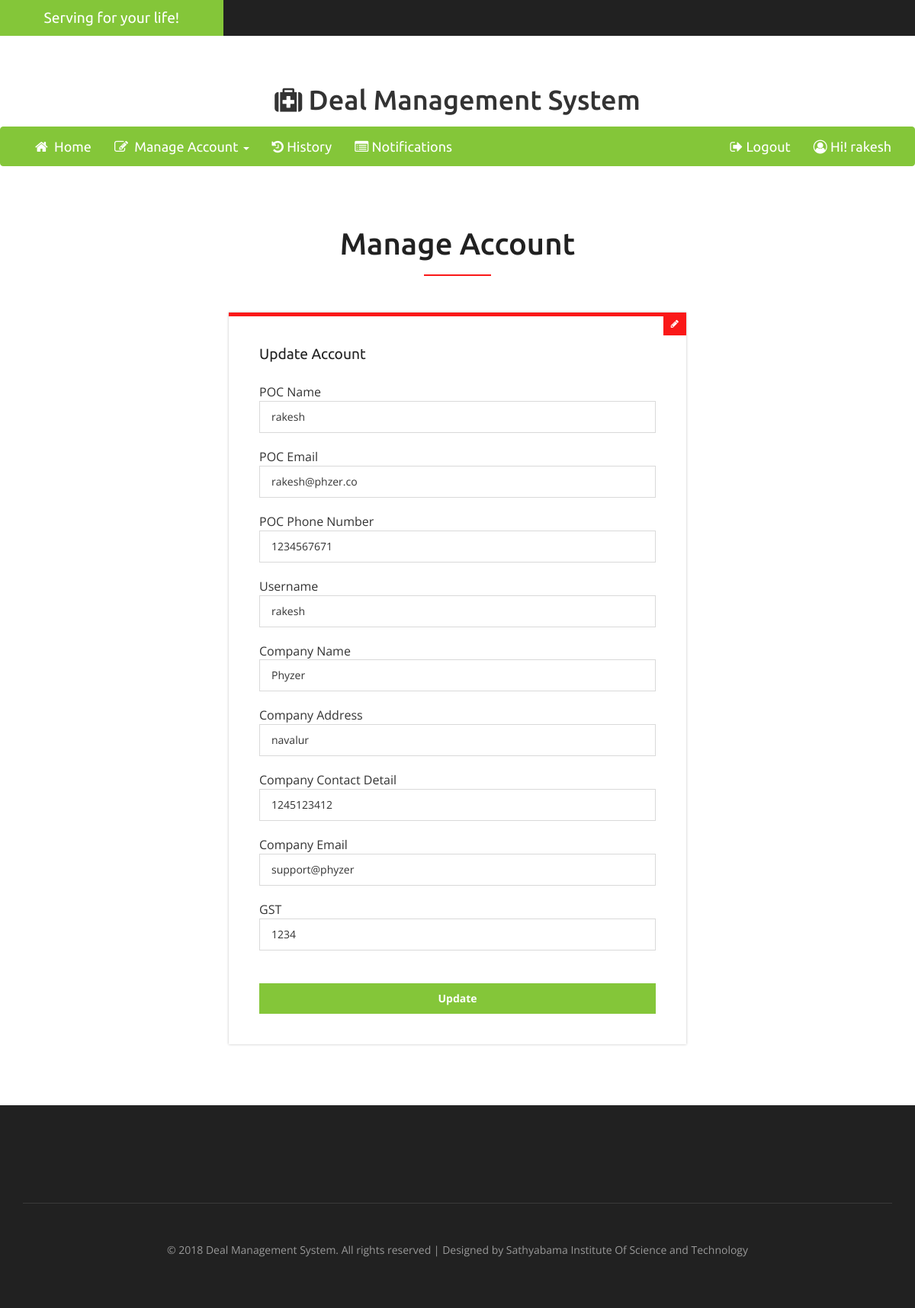
The app's page /updateManuAcc.php (signed in) with its own data.
### tables this page shows
CREATE TABLE `manufacturer_table` (
  `manufacturer_id` int(11) NOT NULL,
  `manufacturer_name` varchar(255) NOT NULL,
  `manufacturer_phone_no` varchar(20) NOT NULL,
  `manufacturer_mail_id` varchar(50) NOT NULL,
  `cname` varchar(50) NOT NULL,
  `caddr` varchar(255) NOT NULL,
  `cphone` varchar(20) NOT NULL,
  `cemail` varchar(50) NOT NULL,
  `gst` varchar(255) NOT NULL,
  `login_id` int(50) NOT NULL,
  `createdAt` datetime NOT NULL,
  `updatedAt` datetime NOT NULL
);

### updateManuAcc.php (the view, shortened to what this page needs)
<?php
    if (isset($_SESSION['username']) && $_SESSION['role']!="0") {
        	header('location: login.php');
        	die;
    } else {
        $username = $_SESSION["username"];
include_once('include/head.inc.php');?>
<body>
<?php include_once('include/upper_nav.inc.php'); ?>
<?php include_once('include/manu_nav2.inc.php'); ?>
		<div class="w3_login">
			<h3>Manage Account</h3>
			<div class="w3_login_module">
				<div class="module form-module">
				  <div class="toggle"><i class="fa fa-times fa-pencil"></i>
				  </div>
				  <div class="form">
					<h2>Update Account</h2>
					<?php
					include_once('php/config.php');
	            	$query='SELECT m.* FROM manufacturer_table m INNER JOIN logintable l ON m.login_id=l.login_id where l.username="'.$username.'"';
	            	$result=mysqli_query($conn, $query);
	            	$row=mysqli_fetch_array($result);
					?>
					<form onsubmit="return validate()" action="php/manageaccmanu_controller.php" method="POST">
					  POC Name <input type="text" name="name" id="name" placeholder="Name" value="<?php echo $row['manufacturer_name']?>" required=" ">
					  POC Email<input type="text" name="email" id="email" placeholder="Email Address" value="<?php echo $row['manufacturer_mail_id']?>" required=" ">
					  POC Phone Number<input type="text" name="phone" id="phone" placeholder="Phone Number" value="<?php echo $row['manufacturer_phone_no']?>" required=" ">
					  Username <input type="text" name="username" id="username" placeholder="Username" value="<?php echo $username?>" required=" " onblur="checkUsernameAvail()"><span2 id="uname_check" style="display:none; padding-bottom: 10px "></span2>
				      	Company Name<input type="text" name="cname" id="cname" placeholder="Company Name" value="<?php echo $row['cname']?>" required=" ">
				      	Company Address<input type="text" name="caddress" id="caddress" placeholder="Company's Address" value="<?php echo $row['caddr']?>" required=" ">
				      	Company Contact Detail<input type="text" name="cphone" id="cphone" placeholder="Company Contact Detail"  value="<?php echo $row['cphone']?>" required=" ">
				      	Company Email<input type="text" name="cemail" id="cemail" placeholder="Company Email Address" value="<?php echo $row['cemail']?>" required=" ">
				      	GST<input type="text" name="gst" id="gstno" placeholder="GST Number" value="<?php echo $row['gst']?>" required=" ">
						<br>
				  	  <input type="submit" value="Update" name="submit">
					</form>
				  </div>
				</div>
			</div>
		</div>
		<?php include_once('include/footer.inc.php'); ?>
</body>
</html>
<?php }?>

### records on screen
manufacturer_table: name "rakesh", email "rakesh@phzer.co", phone "1234567671", cname "Phyzer", caddress "navalur", cphone "1245123412", cemail "support@phyzer", gst "1234"

### other values on screen
$username "rakesh"
